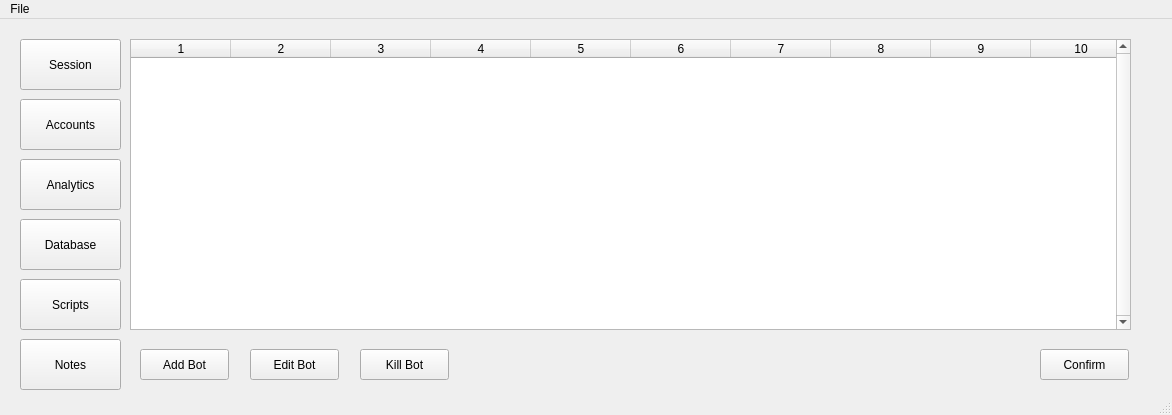
<?xml version="1.0" encoding="UTF-8"?>
<ui version="4.0">
 <class>MainWindow</class>
 <widget class="QMainWindow" name="MainWindow">
  <property name="geometry">
   <rect>
    <x>0</x>
    <y>0</y>
    <width>1172</width>
    <height>415</height>
   </rect>
  </property>
  <property name="windowTitle">
   <string>MainWindow</string>
  </property>
  <property name="statusTip">
   <string/>
  </property>
  <widget class="QWidget" name="centralwidget">
   <widget class="QPushButton" name="Database_Button">
    <property name="geometry">
     <rect>
      <x>20</x>
      <y>200</y>
      <width>101</width>
      <height>51</height>
     </rect>
    </property>
    <property name="text">
     <string>Database</string>
    </property>
   </widget>
   <widget class="QPushButton" name="Session_Button">
    <property name="geometry">
     <rect>
      <x>20</x>
      <y>20</y>
      <width>101</width>
      <height>51</height>
     </rect>
    </property>
    <property name="statusTip">
     <string>Displays information about the current session</string>
    </property>
    <property name="text">
     <string>Session</string>
    </property>
    <property name="autoDefault">
     <bool>false</bool>
    </property>
    <property name="default">
     <bool>false</bool>
    </property>
    <property name="flat">
     <bool>false</bool>
    </property>
   </widget>
   <widget class="QPushButton" name="Analytics_Button">
    <property name="geometry">
     <rect>
      <x>20</x>
      <y>140</y>
      <width>101</width>
      <height>51</height>
     </rect>
    </property>
    <property name="text">
     <string>Analytics</string>
    </property>
   </widget>
   <widget class="QPushButton" name="Notes_Button">
    <property name="geometry">
     <rect>
      <x>20</x>
      <y>320</y>
      <width>101</width>
      <height>51</height>
     </rect>
    </property>
    <property name="text">
     <string>Notes</string>
    </property>
   </widget>
   <widget class="QPushButton" name="Scripts_Button">
    <property name="geometry">
     <rect>
      <x>20</x>
      <y>260</y>
      <width>101</width>
      <height>51</height>
     </rect>
    </property>
    <property name="text">
     <string>Scripts</string>
    </property>
   </widget>
   <widget class="QPushButton" name="Accounts_Button">
    <property name="geometry">
     <rect>
      <x>20</x>
      <y>80</y>
      <width>101</width>
      <height>51</height>
     </rect>
    </property>
    <property name="text">
     <string>Accounts</string>
    </property>
    <property name="default">
     <bool>false</bool>
    </property>
   </widget>
   <widget class="QStackedWidget" name="stackedWidget">
    <property name="geometry">
     <rect>
      <x>130</x>
      <y>20</y>
      <width>1031</width>
      <height>351</height>
     </rect>
    </property>
    <widget class="QWidget" name="Session_Page">
     <widget class="QPushButton" name="Session_Remove">
      <property name="geometry">
       <rect>
        <x>230</x>
        <y>310</y>
        <width>89</width>
        <height>31</height>
       </rect>
      </property>
      <property name="text">
       <string>Kill Bot</string>
      </property>
     </widget>
     <widget class="QPushButton" name="Session_Confirm">
      <property name="geometry">
       <rect>
        <x>910</x>
        <y>310</y>
        <width>89</width>
        <height>31</height>
       </rect>
      </property>
      <property name="text">
       <string>Confirm</string>
      </property>
     </widget>
     <widget class="QPushButton" name="Session_Edit">
      <property name="geometry">
       <rect>
        <x>120</x>
        <y>310</y>
        <width>89</width>
        <height>31</height>
       </rect>
      </property>
      <property name="text">
       <string>Edit Bot</string>
      </property>
     </widget>
     <widget class="QTableWidget" name="Session_Table">
      <property name="geometry">
       <rect>
        <x>0</x>
        <y>0</y>
        <width>1001</width>
        <height>291</height>
       </rect>
      </property>
      <property name="verticalScrollBarPolicy">
       <enum>Qt::ScrollBarAlwaysOn</enum>
      </property>
      <property name="horizontalScrollBarPolicy">
       <enum>Qt::ScrollBarAlwaysOff</enum>
      </property>
      <property name="columnCount">
       <number>10</number>
      </property>
      <column/>
      <column/>
      <column/>
      <column/>
      <column/>
      <column/>
      <column/>
      <column/>
      <column/>
      <column/>
     </widget>
     <widget class="QPushButton" name="Session_Add">
      <property name="geometry">
       <rect>
        <x>10</x>
        <y>310</y>
        <width>89</width>
        <height>31</height>
       </rect>
      </property>
      <property name="text">
       <string>Add Bot</string>
      </property>
     </widget>
    </widget>
    <widget class="QWidget" name="Accounts_Page">
     <widget class="QPushButton" name="Accounts_Add">
      <property name="geometry">
       <rect>
        <x>10</x>
        <y>310</y>
        <width>89</width>
        <height>41</height>
       </rect>
      </property>
      <property name="text">
       <string>Add 
 Account</string>
      </property>
     </widget>
     <widget class="QPushButton" name="Accounts_Edit">
      <property name="geometry">
       <rect>
        <x>120</x>
        <y>310</y>
        <width>89</width>
        <height>41</height>
       </rect>
      </property>
      <property name="text">
       <string>Edit 
 Account</string>
      </property>
     </widget>
     <widget class="QPushButton" name="Accounts_Remove">
      <property name="geometry">
       <rect>
        <x>240</x>
        <y>310</y>
        <width>81</width>
        <height>41</height>
       </rect>
      </property>
      <property name="text">
       <string>Remove 
 Account</string>
      </property>
     </widget>
     <widget class="QPushButton" name="Accounts_Confirm">
      <property name="geometry">
       <rect>
        <x>910</x>
        <y>310</y>
        <width>89</width>
        <height>31</height>
       </rect>
      </property>
      <property name="text">
       <string>Confirm</string>
      </property>
     </widget>
     <widget class="QTableWidget" name="Accounts_Table">
      <property name="geometry">
       <rect>
        <x>0</x>
        <y>0</y>
        <width>1001</width>
        <height>291</height>
       </rect>
      </property>
      <property name="verticalScrollBarPolicy">
       <enum>Qt::ScrollBarAlwaysOn</enum>
      </property>
      <property name="horizontalScrollBarPolicy">
       <enum>Qt::ScrollBarAlwaysOff</enum>
      </property>
      <property name="columnCount">
       <number>10</number>
      </property>
      <column/>
      <column/>
      <column/>
      <column/>
      <column/>
      <column/>
      <column/>
      <column/>
      <column/>
      <column/>
     </widget>
    </widget>
    <widget class="QWidget" name="Analytics_Page"/>
    <widget class="QWidget" name="Database_Page">
     <widget class="QPushButton" name="Database_Connect_Button">
      <property name="geometry">
       <rect>
        <x>0</x>
        <y>310</y>
        <width>89</width>
        <height>31</height>
       </rect>
      </property>
      <property name="text">
       <string>Connect</string>
      </property>
     </widget>
     <widget class="QLabel" name="Database_Connection_Status">
      <property name="geometry">
       <rect>
        <x>100</x>
        <y>310</y>
        <width>171</width>
        <height>31</height>
       </rect>
      </property>
      <property name="text">
       <string>Status: Not Connected</string>
      </property>
     </widget>
     <widget class="QLabel" name="SQL_Query_Label">
      <property name="geometry">
       <rect>
        <x>330</x>
        <y>310</y>
        <width>131</width>
        <height>31</height>
       </rect>
      </property>
      <property name="text">
       <string>Custom SQL Query:</string>
      </property>
     </widget>
     <widget class="QPushButton" name="SQL_Query_Button">
      <property name="geometry">
       <rect>
        <x>920</x>
        <y>310</y>
        <width>89</width>
        <height>31</height>
       </rect>
      </property>
      <property name="text">
       <string>Execute</string>
      </property>
     </widget>
     <widget class="QLineEdit" name="SQL_Query_Input">
      <property name="geometry">
       <rect>
        <x>470</x>
        <y>310</y>
        <width>421</width>
        <height>31</height>
       </rect>
      </property>
     </widget>
     <widget class="QTableView" name="SQL_Query_Table">
      <property name="geometry">
       <rect>
        <x>0</x>
        <y>0</y>
        <width>1011</width>
        <height>301</height>
       </rect>
      </property>
     </widget>
    </widget>
    <widget class="QWidget" name="Scripts_Page"/>
    <widget class="QWidget" name="Notes_Page">
     <widget class="QTextBrowser" name="textBrowser">
      <property name="geometry">
       <rect>
        <x>30</x>
        <y>60</y>
        <width>271</width>
        <height>291</height>
       </rect>
      </property>
      <property name="html">
       <string>&lt;!DOCTYPE HTML PUBLIC &quot;-//W3C//DTD HTML 4.0//EN&quot; &quot;http://www.w3.org/TR/REC-html40/strict.dtd&quot;&gt;
&lt;html&gt;&lt;head&gt;&lt;meta name=&quot;qrichtext&quot; content=&quot;1&quot; /&gt;&lt;style type=&quot;text/css&quot;&gt;
p, li { white-space: pre-wrap; }
&lt;/style&gt;&lt;/head&gt;&lt;body style=&quot; font-family:'Ubuntu'; font-size:11pt; font-weight:400; font-style:normal;&quot;&gt;
&lt;p style=&quot;-qt-paragraph-type:empty; margin-top:0px; margin-bottom:0px; margin-left:0px; margin-right:0px; -qt-block-indent:0; text-indent:0px;&quot;&gt;&lt;br /&gt;&lt;/p&gt;
&lt;p style=&quot;-qt-paragraph-type:empty; margin-top:0px; margin-bottom:0px; margin-left:0px; margin-right:0px; -qt-block-indent:0; text-indent:0px;&quot;&gt;&lt;br /&gt;&lt;/p&gt;&lt;/body&gt;&lt;/html&gt;</string>
      </property>
     </widget>
     <widget class="QTextBrowser" name="textBrowser_2">
      <property name="geometry">
       <rect>
        <x>370</x>
        <y>60</y>
        <width>271</width>
        <height>291</height>
       </rect>
      </property>
      <property name="html">
       <string>&lt;!DOCTYPE HTML PUBLIC &quot;-//W3C//DTD HTML 4.0//EN&quot; &quot;http://www.w3.org/TR/REC-html40/strict.dtd&quot;&gt;
&lt;html&gt;&lt;head&gt;&lt;meta name=&quot;qrichtext&quot; content=&quot;1&quot; /&gt;&lt;style type=&quot;text/css&quot;&gt;
p, li { white-space: pre-wrap; }
&lt;/style&gt;&lt;/head&gt;&lt;body style=&quot; font-family:'Ubuntu'; font-size:11pt; font-weight:400; font-style:normal;&quot;&gt;
&lt;p style=&quot;-qt-paragraph-type:empty; margin-top:0px; margin-bottom:0px; margin-left:0px; margin-right:0px; -qt-block-indent:0; text-indent:0px;&quot;&gt;&lt;br /&gt;&lt;/p&gt;
&lt;p style=&quot;-qt-paragraph-type:empty; margin-top:0px; margin-bottom:0px; margin-left:0px; margin-right:0px; -qt-block-indent:0; text-indent:0px;&quot;&gt;&lt;br /&gt;&lt;/p&gt;&lt;/body&gt;&lt;/html&gt;</string>
      </property>
     </widget>
     <widget class="QTextBrowser" name="textBrowser_3">
      <property name="geometry">
       <rect>
        <x>710</x>
        <y>60</y>
        <width>271</width>
        <height>291</height>
       </rect>
      </property>
      <property name="html">
       <string>&lt;!DOCTYPE HTML PUBLIC &quot;-//W3C//DTD HTML 4.0//EN&quot; &quot;http://www.w3.org/TR/REC-html40/strict.dtd&quot;&gt;
&lt;html&gt;&lt;head&gt;&lt;meta name=&quot;qrichtext&quot; content=&quot;1&quot; /&gt;&lt;style type=&quot;text/css&quot;&gt;
p, li { white-space: pre-wrap; }
&lt;/style&gt;&lt;/head&gt;&lt;body style=&quot; font-family:'Ubuntu'; font-size:11pt; font-weight:400; font-style:normal;&quot;&gt;
&lt;p style=&quot;-qt-paragraph-type:empty; margin-top:0px; margin-bottom:0px; margin-left:0px; margin-right:0px; -qt-block-indent:0; text-indent:0px;&quot;&gt;&lt;br /&gt;&lt;/p&gt;
&lt;p style=&quot;-qt-paragraph-type:empty; margin-top:0px; margin-bottom:0px; margin-left:0px; margin-right:0px; -qt-block-indent:0; text-indent:0px;&quot;&gt;&lt;br /&gt;&lt;/p&gt;&lt;/body&gt;&lt;/html&gt;</string>
      </property>
     </widget>
     <widget class="QLabel" name="label">
      <property name="geometry">
       <rect>
        <x>110</x>
        <y>20</y>
        <width>121</width>
        <height>31</height>
       </rect>
      </property>
      <property name="text">
       <string>Planned Features</string>
      </property>
     </widget>
     <widget class="QLabel" name="label_2">
      <property name="geometry">
       <rect>
        <x>420</x>
        <y>20</y>
        <width>161</width>
        <height>31</height>
       </rect>
      </property>
      <property name="text">
       <string>Current Features Notes</string>
      </property>
     </widget>
     <widget class="QLabel" name="label_3">
      <property name="geometry">
       <rect>
        <x>830</x>
        <y>20</y>
        <width>41</width>
        <height>31</height>
       </rect>
      </property>
      <property name="text">
       <string>Bugs</string>
      </property>
     </widget>
    </widget>
   </widget>
  </widget>
  <widget class="QMenuBar" name="menubar">
   <property name="geometry">
    <rect>
     <x>0</x>
     <y>0</y>
     <width>1172</width>
     <height>22</height>
    </rect>
   </property>
   <widget class="QMenu" name="menuFile">
    <property name="title">
     <string>File</string>
    </property>
    <addaction name="actionSettings"/>
   </widget>
   <addaction name="menuFile"/>
  </widget>
  <widget class="QStatusBar" name="statusbar"/>
  <action name="actionSettings">
   <property name="text">
    <string>Settings</string>
   </property>
  </action>
 </widget>
 <resources/>
 <connections/>
</ui>
